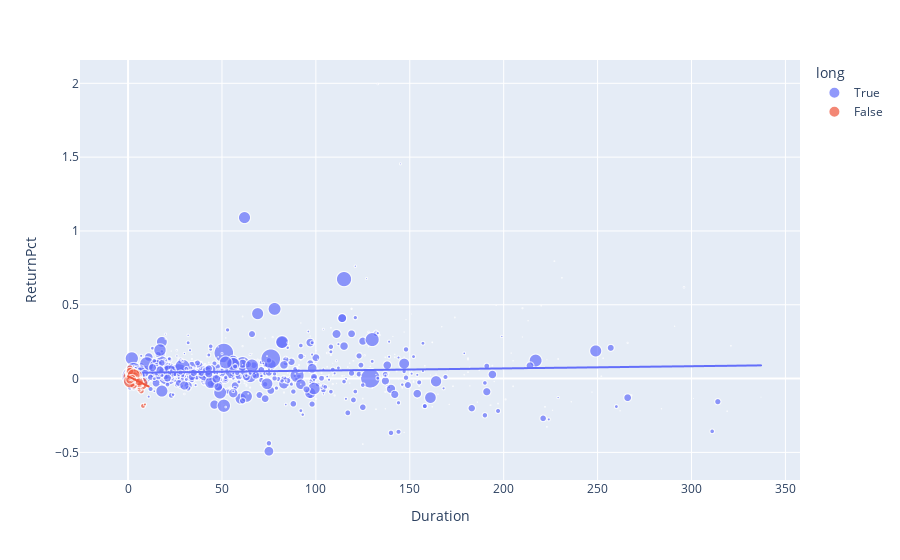

Source (notebook cell):
### Code cell
px.scatter(trades, x='Duration',y='ReturnPct',size='abs_size', color='long',trendline='ols')

### Figure 1 — Plotly figure (JSON) as saved in the notebook; plotly's stock layout.template omitted (floating-point values rounded to 4 significant figures; data arrays with more than 128 entries replaced by an {"elided": "..."} marker saying what was removed)
{"data": [{"hovertemplate": "long=True<br>Duration=%{x}<br>ReturnPct=%{y}<br>abs_size=%{marker.size}<extra></extra>", "legendgroup": "True", "marker": {"color": "#636efa", "size": {"elided": "1063 int values"}, "sizemode": "area", "sizeref": 657.1, "symbol": "circle"}, "mode": "markers", "name": "True", "showlegend": true, "type": "scattergl", "x": {"elided": "1063 int values"}, "xaxis": "x", "y": {"elided": "1063 float values"}, "yaxis": "y"}, {"hovertemplate": "<b>OLS trendline</b><br>ReturnPct = 0.000149048 * Duration + 0.0389769<br>R<sup>2</sup>=0.004000<br><br>long=True<br>Duration=%{x}<br>ReturnPct=%{y} <b>(trend)</b><extra></extra>", "legendgroup": "True", "marker": {"color": "#636efa", "symbol": "circle"}, "mode": "lines", "name": "True", "showlegend": false, "type": "scattergl", "x": {"elided": "1063 int values"}, "xaxis": "x", "y": {"elided": "1063 float values"}, "yaxis": "y"}, {"hovertemplate": "long=False<br>Duration=%{x}<br>ReturnPct=%{y}<br>abs_size=%{marker.size}<extra></extra>", "legendgroup": "False", "marker": {"color": "#EF553B", "size": {"elided": "339 int values"}, "sizemode": "area", "sizeref": 657.1, "symbol": "circle"}, "mode": "markers", "name": "False", "showlegend": true, "type": "scattergl", "x": {"elided": "339 int values"}, "xaxis": "x", "y": {"elided": "339 float values"}, "yaxis": "y"}, {"hovertemplate": "<b>OLS trendline</b><br>ReturnPct = -0.00631825 * Duration + 0.0159647<br>R<sup>2</sup>=0.287698<br><br>long=False<br>Duration=%{x}<br>ReturnPct=%{y} <b>(trend)</b><extra></extra>", "legendgroup": "False", "marker": {"color": "#EF553B", "symbol": "circle"}, "mode": "lines", "name": "False", "showlegend": false, "type": "scattergl", "x": {"elided": "339 int values"}, "xaxis": "x", "y": {"elided": "339 float values"}, "yaxis": "y"}], "layout": {"legend": {"itemsizing": "constant", "title": {"text": "long"}, "tracegroupgap": 0}, "margin": {"t": 60}, "xaxis": {"anchor": "y", "domain": [0, 1], "title": {"text": "Duration"}}, "yaxis": {"anchor": "x", "domain": [0, 1], "title": {"text": "ReturnPct"}}}}
